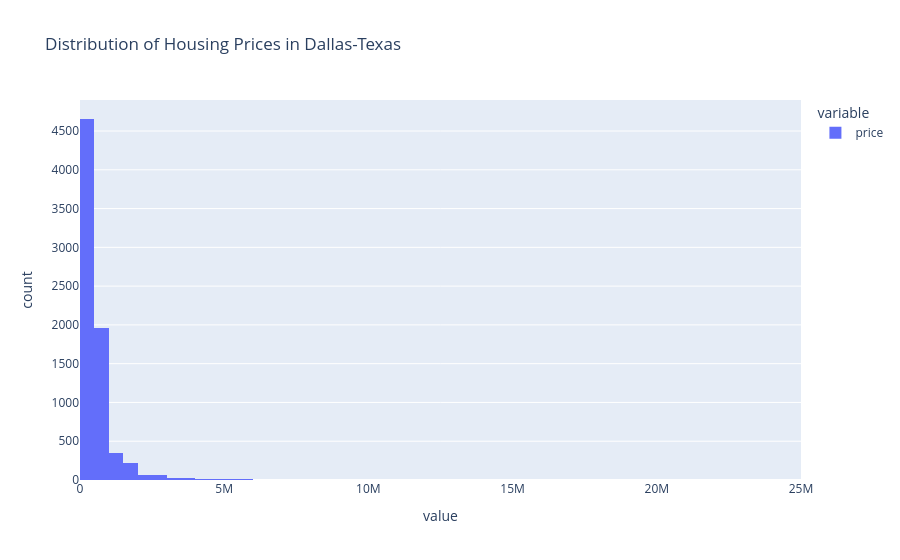
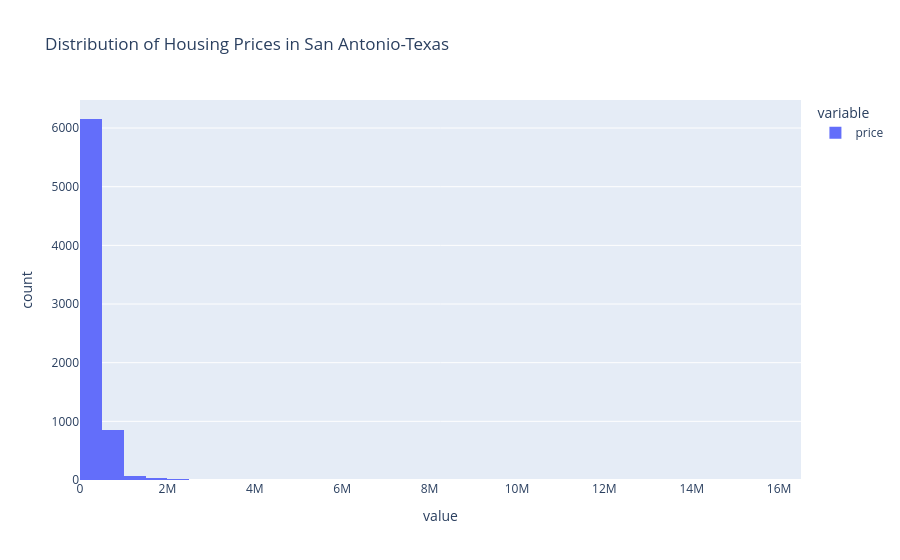
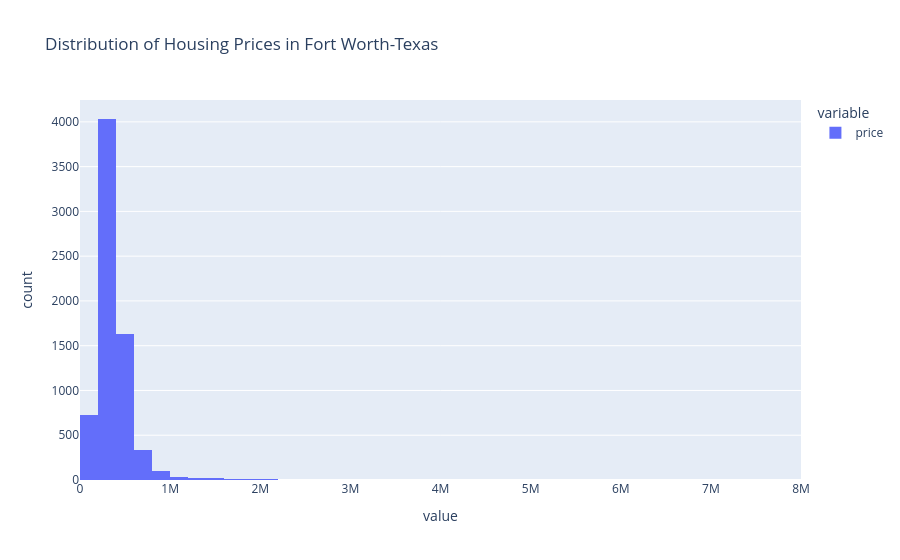

Write notebook code for charts like these, in order.
### Code cell
import plotly.express as px

for city in considered_cities:
    fig = px.histogram(
        data_preprocessed[data_preprocessed['city-state'] == city]['price'],
        nbins=50,
        title=f"Distribution of Housing Prices in {city}",
        labels={'price': 'Price'}
    )
    fig.show()

### Figure 1 — Plotly figure (JSON) as saved in the notebook; plotly's stock layout.template omitted (floating-point values rounded to 4 significant figures; data arrays with more than 128 entries replaced by an {"elided": "..."} marker saying what was removed)
{"data": [{"alignmentgroup": "True", "bingroup": "x", "hovertemplate": "variable=price<br>value=%{x}<br>count=%{y}<extra></extra>", "legendgroup": "price", "marker": {"color": "#636efa", "pattern": {"shape": ""}}, "name": "price", "nbinsx": 50, "offsetgroup": "price", "orientation": "v", "showlegend": true, "type": "histogram", "x": {"elided": "7438 int values"}, "xaxis": "x", "yaxis": "y"}], "layout": {"barmode": "relative", "legend": {"title": {"text": "variable"}, "tracegroupgap": 0}, "title": {"text": "Distribution of Housing Prices in Dallas-Texas"}, "xaxis": {"anchor": "y", "domain": [0, 1], "title": {"text": "value"}}, "yaxis": {"anchor": "x", "domain": [0, 1], "title": {"text": "count"}}}}

### Figure 2 — Plotly figure (JSON) as saved in the notebook; plotly's stock layout.template omitted (floating-point values rounded to 4 significant figures; data arrays with more than 128 entries replaced by an {"elided": "..."} marker saying what was removed)
{"data": [{"alignmentgroup": "True", "bingroup": "x", "hovertemplate": "variable=price<br>value=%{x}<br>count=%{y}<extra></extra>", "legendgroup": "price", "marker": {"color": "#636efa", "pattern": {"shape": ""}}, "name": "price", "nbinsx": 50, "offsetgroup": "price", "orientation": "v", "showlegend": true, "type": "histogram", "x": {"elided": "7131 int values"}, "xaxis": "x", "yaxis": "y"}], "layout": {"barmode": "relative", "legend": {"title": {"text": "variable"}, "tracegroupgap": 0}, "title": {"text": "Distribution of Housing Prices in San Antonio-Texas"}, "xaxis": {"anchor": "y", "domain": [0, 1], "title": {"text": "value"}}, "yaxis": {"anchor": "x", "domain": [0, 1], "title": {"text": "count"}}}}

### Figure 3 — Plotly figure (JSON) as saved in the notebook; plotly's stock layout.template omitted (floating-point values rounded to 4 significant figures; data arrays with more than 128 entries replaced by an {"elided": "..."} marker saying what was removed)
{"data": [{"alignmentgroup": "True", "bingroup": "x", "hovertemplate": "variable=price<br>value=%{x}<br>count=%{y}<extra></extra>", "legendgroup": "price", "marker": {"color": "#636efa", "pattern": {"shape": ""}}, "name": "price", "nbinsx": 50, "offsetgroup": "price", "orientation": "v", "showlegend": true, "type": "histogram", "x": {"elided": "6958 int values"}, "xaxis": "x", "yaxis": "y"}], "layout": {"barmode": "relative", "legend": {"title": {"text": "variable"}, "tracegroupgap": 0}, "title": {"text": "Distribution of Housing Prices in Fort Worth-Texas"}, "xaxis": {"anchor": "y", "domain": [0, 1], "title": {"text": "value"}}, "yaxis": {"anchor": "x", "domain": [0, 1], "title": {"text": "count"}}}}
